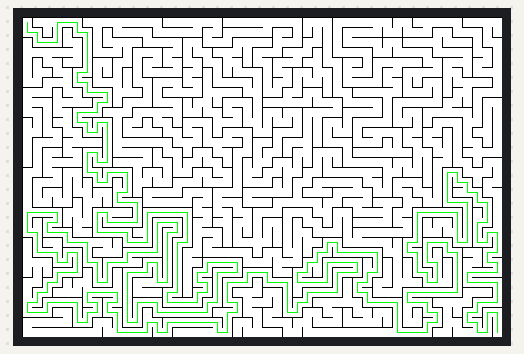
Recording of a program running on a simulated Raspberry Pi Pico. On the bench: 480×320 colour display. Random numbers use the default seed unless the program sets one.

Above: at 0.6 s.
At 1.65 s:
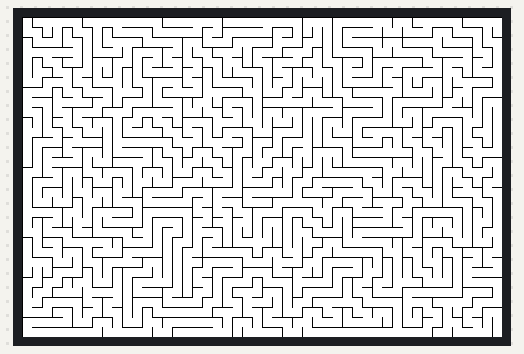

Measured:
- what the display in image 0 shows lasts 1.1 s, from 0.5 s to 1.6 s

The program:

main.cpp
```cpp
#include <SPI.h>

#include <TFT_eSPI.h> // Hardware-specific library
TFT_eSPI tft = TFT_eSPI();       // Invoke custom library

#include "Cell.h"
Cell* grid[MAZE_W][MAZE_H];

#include "StackArray.h"
StackArray<Cell*> stack;

#include <Vector.h>
Vector<Cell*> openSet;
Cell* openSet_storage[MAZE_W*MAZE_H];
Vector<Cell*> closedSet;
Cell* closedSet_storage[MAZE_W*MAZE_H];
Cell* start;
Cell* end_;

Vector<Cell*> path;
Cell* path_storage[MAZE_W*MAZE_H];

Vector<Cell*> oldPath;
Cell* oldPath_storage[MAZE_W*MAZE_H];

bool solved = false;


void drawPath();
float heuristics(Cell* neighbor, Cell* e);
void removeFromSet(Vector<Cell*>& set, Cell* cell);
bool includedInSet(Vector<Cell*>& set, Cell* cell);
Cell* checkNeighborsAndReturnRandom(const Point& ite);
void clearScreen();


void setup(void) {
  tft.init();
  tft.setRotation(1);
  tft.fillScreen(TFT_WHITE);

  for (short i = 0; i < MAZE_W; ++i)
  {
    for (short j = 0; j < MAZE_H; ++j)
    {
      grid[i][j] = new Cell(i, j);
    }
  }
  stack.push(grid[0][0]);
  grid[0][0]->visited = true;

  start = grid[0][0];
  end_ = grid[MAZE_W - 1][MAZE_H - 1];

  openSet.setStorage(openSet_storage);
  closedSet.setStorage(closedSet_storage);

  openSet.push_back(start);

  path.setStorage(path_storage);
  oldPath.setStorage(oldPath_storage);

  randomSeed(analogRead(26));

  // Generating

  while (stack.count() > 0)
  {
    auto current = stack.pop();

    auto next = checkNeighborsAndReturnRandom(current->ite);
    if (next)
    {
      stack.push(current);
      current->addNeighbor(next);
      next->addNeighbor(current);
      next->visited = true;
      stack.push(next);
    }
  }

  // Solving
  while (openSet.size() > 0)
  {
    short winner = 0;
    for (size_t i  = 0; i < openSet.size(); ++i)
    {
      if (openSet[i]->f < openSet[winner]->f)
        winner = i;
    }

    auto current = openSet[winner];

    if (current == end_)
    {
      path.clear();
      auto temp = current;
      path.push_back(temp);
      while(temp->getPrevious())
      {
        path.push_back(temp->getPrevious());
        temp = temp->getPrevious();
      }
      break;
    }

    removeFromSet(openSet, current);
    closedSet.push_back(current);

    auto neighbours = current->getNeighbors();
    for (auto x : neighbours)
    {
      if (!includedInSet(closedSet, x))
      {
        auto tempG = current->g + 1;

        if (includedInSet(openSet, x))
        {
          if (tempG < x->g)
          {
            x->g = tempG;
          }
        }
        else
        {
          x->g = tempG;
          openSet.push_back(x);
        }

        x->h = heuristics(x, end_);
        x->f = x->g + x->h;
        x->setPrevious(current);
      }
    }

  }

}

void loop() {

  for (short i = 0; i < MAZE_W; ++i)
  {
    for (short j = 0; j < MAZE_H; ++j)
    {
      grid[i][j]->draw(tft);
    }
  }

  drawPath();

  delay(1000);
}

void drawPath()
{
  Point p0;
  Point p1;
  bool first = true;

  // OLD PATH - ERASING THE OLD LINES
  for (size_t i = 0; i < oldPath.size(); ++i)
  {
    if (first)
    {
      p0.x = oldPath[i]->getPos().x + (CELL_SIZE / 2);
      p0.y = oldPath[i]->getPos().y + (CELL_SIZE / 2);
      first = false;
    }
    else
    {
      p1.x = oldPath[i]->getPos().x + (CELL_SIZE / 2);
      p1.y = oldPath[i]->getPos().y + (CELL_SIZE / 2);

      tft.drawLine(p0.x, p0.y, p1.x, p1.y, TFT_WHITE);

      p0.x = oldPath[i]->getPos().x + (CELL_SIZE / 2);
      p0.y = oldPath[i]->getPos().y + (CELL_SIZE / 2);
    }
  }

  first = true;
  // ACTUAL PATH - DRAWING THE ACTUAL LINES
  delay(100);
  for (size_t i = 0; i < path.size(); ++i)
  {
    if (first)
    {
      p0.x = path[i]->getPos().x + (CELL_SIZE / 2);
      p0.y = path[i]->getPos().y + (CELL_SIZE / 2);
      first = false;
    }
    else
    {
      p1.x = path[i]->getPos().x + (CELL_SIZE / 2);
      p1.y = path[i]->getPos().y + (CELL_SIZE / 2);

      tft.drawLine(p0.x, p0.y, p1.x, p1.y, TFT_GREEN);

      p0.x = path[i]->getPos().x + (CELL_SIZE / 2);
      p0.y = path[i]->getPos().y + (CELL_SIZE / 2);
    }
  }

  oldPath = path;
  for (size_t i = 0; i < MAZE_W*MAZE_H; ++i)
  {
    oldPath_storage[i] = path_storage[i];
  }
}

float heuristics(Cell* neighbor, Cell* e)
{
  float x_dif = abs(neighbor->ite.x - e->ite.x);
  float y_dif = abs(neighbor->ite.y - e->ite.y);

  return sqrt(pow(x_dif, 2) + pow(y_dif, 2));
}

void removeFromSet(Vector<Cell*>& set, Cell* cell)
{
  for (size_t i = 0; i < set.size(); ++i)
  {
    if (set[i] == cell)
    {
      set.remove(i);
    }
  }
}

bool includedInSet(Vector<Cell*>& set, Cell* cell)
{
  for (size_t i = 0; i < set.size(); ++i)
  {
    if (set[i] == cell)
    {
      return true;
    }
  }
  return false;
}

Cell* checkNeighborsAndReturnRandom(const Point& ite)
{
  byte number = 0;
  Cell* temp[4];

  if (ite.y - 1 >= 0)
  {
    if (grid[ite.x][ite.y - 1]->visited == false)
    {
      temp[number] = grid[ite.x][ite.y - 1];
      ++number;
    }
  }

  if (ite.y + 1 < MAZE_H)
  {
    if (grid[ite.x][ite.y + 1]->visited == false)
    {
      temp[number] = grid[ite.x][ite.y + 1];
      ++number;
    }
  }

  if (ite.x - 1 >= 0)
  {
    if (grid[ite.x - 1][ite.y]->visited == false)
    {
      temp[number] = grid[ite.x - 1][ite.y];
      ++number;
    }
  }

  if (ite.x + 1 < MAZE_W)
  {
    if (grid[ite.x + 1][ite.y]->visited == false)
    {
      temp[number] = grid[ite.x + 1][ite.y];
      ++number;
    }
  }
  if (number == 0)
    return nullptr;

  byte a = random(200) % number;
  return temp[a];
}

void clearScreen()
{
  for (byte i = 1; i < MAZE_W; ++i)
    tft.drawLine(i*CELL_SIZE, 0, i*CELL_SIZE, WINDOW_SIZE_Y, TFT_BLACK);

  for (byte i = 1; i < MAZE_H; ++i)
    tft.drawLine(0, i*CELL_SIZE, WINDOW_SIZE_X, i*CELL_SIZE, TFT_BLACK);
}
```

Cell.cpp
```cpp
#include "Cell.h"

Cell::Cell(const short& x, const short& y)
{
  this->ite.x = x;
  this->ite.y = y;
  this->pos.x = x * CELL_SIZE;
  this->pos.y = y * CELL_SIZE;

  neighbors.setStorage(neighbors_storage);

  topLine.p0.x = pos.x;
  topLine.p0.y = pos.y;
  topLine.p1.x = pos.x + CELL_SIZE;
  topLine.p1.y = pos.y;

  botLine.p0.x = pos.x;
  botLine.p0.y = pos.y + CELL_SIZE;
  botLine.p1.x = pos.x + CELL_SIZE;
  botLine.p1.y = pos.y + CELL_SIZE;

  rightLine.p0.x = pos.x + CELL_SIZE;
  rightLine.p0.y = pos.y;
  rightLine.p1.x = pos.x + CELL_SIZE;
  rightLine.p1.y = pos.y + CELL_SIZE;

  leftLine.p0.x = pos.x;
  leftLine.p0.y = pos.y;
  leftLine.p1.x = pos.x;
  leftLine.p1.y = pos.y + CELL_SIZE;
}

void Cell::draw(TFT_eSPI& tft)
{
  if (!top)
    tft.drawLine(topLine.p0.x, topLine.p0.y, topLine.p1.x, topLine.p1.y, TFT_BLACK);
  else
    tft.drawLine(topLine.p0.x+1, topLine.p0.y, topLine.p1.x-1, topLine.p1.y, TFT_WHITE);
  if (!bot)
    tft.drawLine(botLine.p0.x, botLine.p0.y, botLine.p1.x, botLine.p1.y, TFT_BLACK);
  else
    tft.drawLine(botLine.p0.x+1, botLine.p0.y, botLine.p1.x-1, botLine.p1.y, TFT_WHITE);
  if (!right)
    tft.drawLine(rightLine.p0.x, rightLine.p0.y, rightLine.p1.x, rightLine.p1.y, TFT_BLACK);
  else
    tft.drawLine(rightLine.p0.x, rightLine.p0.y+1, rightLine.p1.x, rightLine.p1.y-1, TFT_WHITE);
  if (!left)
    tft.drawLine(leftLine.p0.x, leftLine.p0.y, leftLine.p1.x, leftLine.p1.y, TFT_BLACK);
  else
    tft.drawLine(leftLine.p0.x, leftLine.p0.y+1, leftLine.p1.x, leftLine.p1.y-1, TFT_WHITE);
}

Vector<Cell*> Cell::getNeighbors()
{
  return neighbors;
}

void Cell::setPrevious(Cell* cell)
{
  this->previous = cell;
}

Cell* Cell::getPrevious()
{
  return this->previous;
}

Point Cell::getPos()
{
  return pos;
}

void Cell::addNeighbor(Cell* cell)
{
  neighbors.push_back(cell);

  if (cell->pos.x > this->pos.x && cell->pos.y == this->pos.y)
      right = true;
  else if (cell->pos.x < this->pos.x && cell->pos.y == this->pos.y)
      left = true;
  else if (cell->pos.x == this->pos.x && cell->pos.y > this->pos.y)
      bot = true;
  else if (cell->pos.x == this->pos.x && cell->pos.y < this->pos.y)
      top = true;

  //this->neighbors[this->nOneighbors] = cell;
  //++this->nOneighbors;
}
```

Cell.h
```cpp
#ifndef CELL_H
#define CELL_H

#include "Arduino.h"
#include "settings.h"
#include <SPI.h>
#include <TFT_eSPI.h>
#include <Vector.h>

struct Point
{
  short x;
  short y;
};

struct Line
{
  Point p0;
  Point p1;
};

class Cell
{
public:
  bool visited = false;
  float f = 0;
  float h = 0;
  float g = 0;
  Cell(const short& x, const short& y);
  void draw(TFT_eSPI& tft);
  void addNeighbor(Cell* cell);
  Vector<Cell*> getNeighbors();

  void setPrevious(Cell* cell);
  Cell* getPrevious();

  Point getPos();

  Point ite;

private:
  Point pos;
  Cell* previous = nullptr;

  //byte nOneighbors = 0;
  Vector<Cell*> neighbors;
  Cell* neighbors_storage[4];
  //Cell* neighbors[4] = {nullptr, nullptr, nullptr, nullptr};


  bool top = false, bot = false, right = false, left = false;
  // Boreder lines
  Line topLine;
  Line botLine;
  Line rightLine;
  Line leftLine;
};


#endif
```

StackArray.h
```cpp
// header defining the interface of the source.
#ifndef _STACKARRAY_H
#define _STACKARRAY_H

//https://github.com/oogre/StackArray/tree/master

// include Arduino basic header.
#include <Arduino.h>

// the definition of the stack class.
template<typename T>
class StackArray {
  public:
    // init the stack (constructor).
    StackArray ();

    // clear the stack (destructor).
    ~StackArray ();

    // push an item to the stack.
    void push (const T i);

    // pop an item from the stack.
    T pop ();

    // unshift an item to the stack.
    void unshift (const T i);

    // get an item from the stack.
    T peek () const;

    // check if the stack is empty.
    bool isEmpty () const;

    // get the number of items in the stack.
    int count () const;

    // check if the stack is full.
    bool isFull () const;

    // set the printer of the stack.
    void setPrinter (Print & p);

  private:
    // resize the size of the stack.
    void resize (const int s);

    // exit report method in case of error.
    void exit (const char * m) const;

    // led blinking method in case of error.
    void blink () const;

    // the initial size of the stack.
    static const int initialSize = 2;

    // the pin number of the on-board led.
    static const int ledPin = 13;

    Print * printer; // the printer of the stack.
    T * contents;    // the array of the stack.
    int size;        // the size of the stack.
    int top;         // the top index of the stack.
};

// init the stack (constructor).
template<typename T>
StackArray<T>::StackArray () {
  size = 0;       // set the size of stack to zero.
  top = 0;        // set the initial top index of the stack.
  printer = NULL; // set the printer of stack to point nowhere.

  // allocate enough memory for the array.
  contents = (T *) malloc (sizeof (T) * initialSize);

  // if there is a memory allocation error.
  if (contents == NULL)
    exit ("STACK: insufficient memory to initialize stack.");

  // set the initial size of the stack.
  size = initialSize;
}

// clear the stack (destructor).
template<typename T>
StackArray<T>::~StackArray () {
  free (contents); // deallocate the array of the stack.

  contents = NULL; // set stack's array pointer to nowhere.
  printer = NULL;  // set the printer of stack to point nowhere.
  size = 0;        // set the size of stack to zero.
  top = 0;         // set the initial top index of the stack.
}

// resize the size of the stack.
template<typename T>
void StackArray<T>::resize (const int s) {
  // defensive issue.
  if (s <= 0)
    exit ("STACK: error due to undesirable size for stack size.");

  // reallocate enough memory for the array.
  contents = (T *) realloc (contents, sizeof (T) * s);

  // if there is a memory allocation error.
  if (contents == NULL)
    exit ("STACK: insufficient memory to resize stack.");

  // set the new size of the stack.
  size = s;
}


template<typename T>
void StackArray<T>::push (const T i) {
  // check if the stack is full.
  if (isFull ())
    // double size of array.
    resize (size * 2);

  // store the item to the array.
  contents[top++] = i;
}

// pop an item from the stack.
template<typename T>
T StackArray<T>::pop () {
  // check if the stack is empty.
  if (isEmpty ())
    exit ("STACK: can't pop item from stack: stack is empty.");

  // fetch the top item from the array.
  T item = contents[--top];

  // shrink size of array if necessary.
  if (!isEmpty () && (top <= size / 4))
    resize (size / 2);

  // return the top item from the array.
  return item;
}

// unshift an item to the stack.
template<typename T>
void StackArray<T>::unshift (const T i) {
  // check if the stack is full.
  if (isFull ())
    // double size of array.
    resize (size * 2);

  // store the item to the array.
  for(int c = size-1 ; c > 0 ; c--){
    contents[c] = contents[c-1];
  }
  contents[0] = i;
  top++;
}

// get an item from the stack.
template<typename T>
T StackArray<T>::peek () const {
  // check if the stack is empty.
  if (isEmpty ())
    exit ("STACK: can't peek item from stack: stack is empty.");

  // get the top item from the array.
  return contents[top - 1];
}

// check if the stack is empty.
template<typename T>
bool StackArray<T>::isEmpty () const {
  return top == 0;
}

// check if the stack is full.
template<typename T>
bool StackArray<T>::isFull () const {
  return top == size;
}

// get the number of items in the stack.
template<typename T>
int StackArray<T>::count () const {
  return top;
}

// set the printer of the stack.
template<typename T>
void StackArray<T>::setPrinter (Print & p) {
  printer = &p;
}

// exit report method in case of error.
template<typename T>
void StackArray<T>::exit (const char * m) const {
  // print the message if there is a printer.
  if (printer)
    printer->println (m);

  // loop blinking until hardware reset.
  blink ();
}

// led blinking method in case of error.
template<typename T>
void StackArray<T>::blink () const {
  // set led pin as output.
  pinMode (ledPin, OUTPUT);

  // continue looping until hardware reset.
  while (true) {
    digitalWrite (ledPin, HIGH); // sets the LED on.
    delay (250);                 // pauses 1/4 of second.
    digitalWrite (ledPin, LOW);  // sets the LED off.
    delay (250);                 // pauses 1/4 of second.
  }

  // solution selected due to lack of exit() and assert().
}

#endif // _STACKARRAY_H
```

settings.h
```cpp
#ifndef SETTINGS_H
#define SETTINGS_H

#define CELL_SIZE 10
#define MAZE_W 48
#define MAZE_H 32

#define WINDOW_SIZE_X 480
#define WINDOW_SIZE_Y 320

#endif
```
